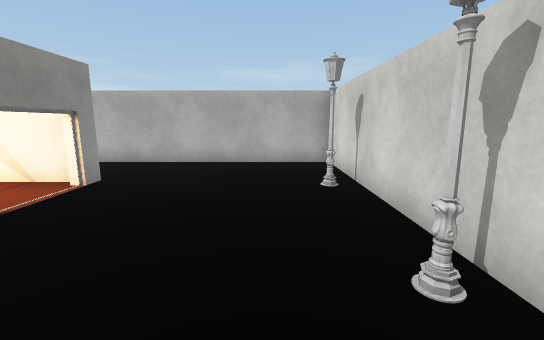
View 1 (above)

22 first-person views from a walk through a scene from a Unity 3-D project. The camera is 1.4 m above the floor, tilts 10° down and sees 90° across. Doors are open. The floor is counted in squares, 1 m on a side. Each view is taken from the middle of a square. On the plan, view 1 faces up. The plan holds only what a view shows up to about 13 squares ahead; the rest is blank. Some animated figures are not drawn. Surface patterns are stand-ins for the level's own textures.

View 2
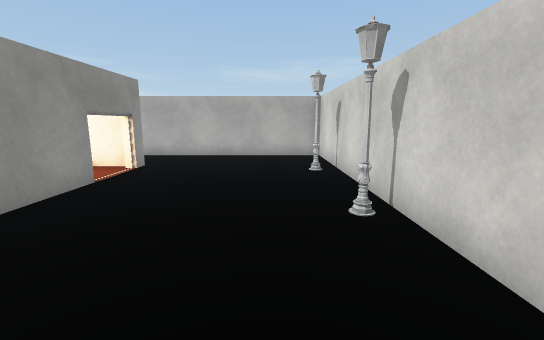

View 3
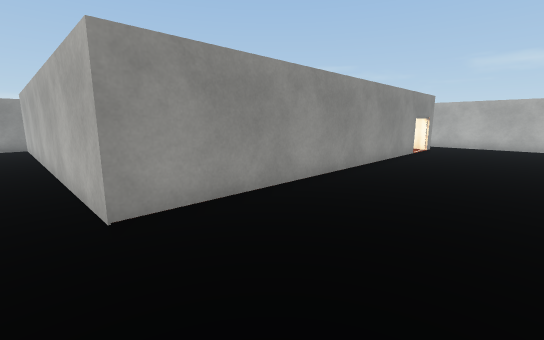

View 4
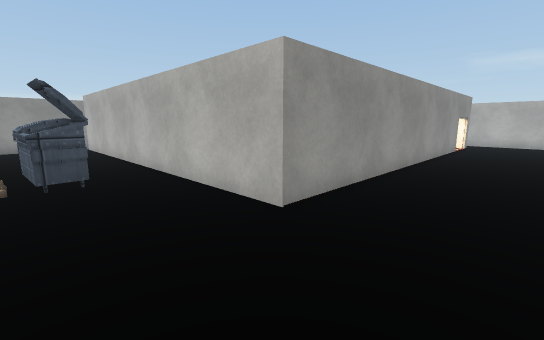

View 5
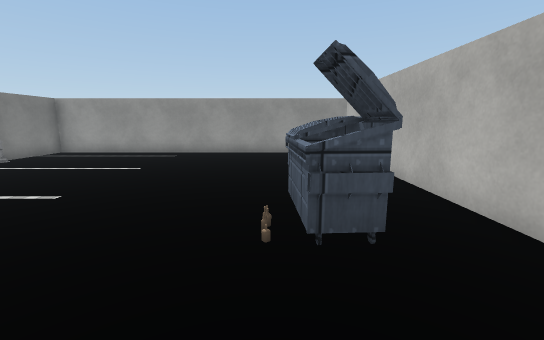

View 6
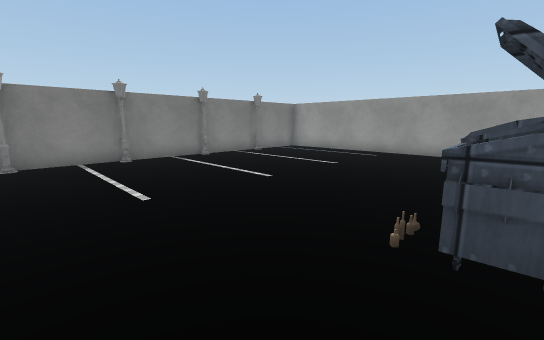

View 7
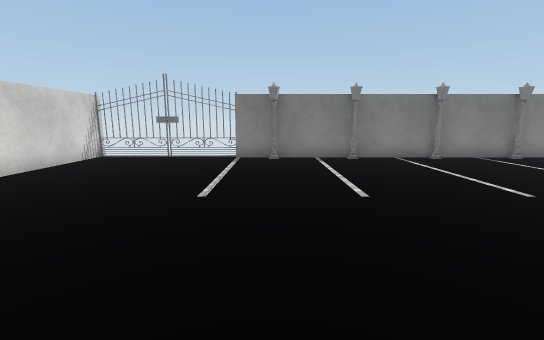

View 8
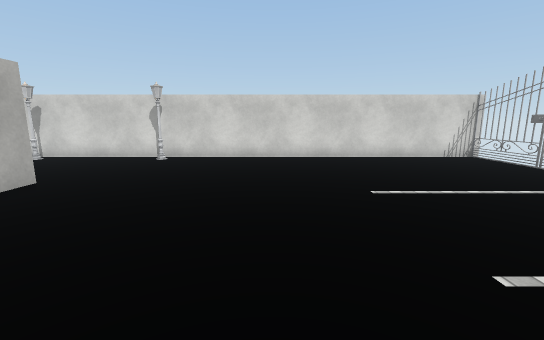

View 9
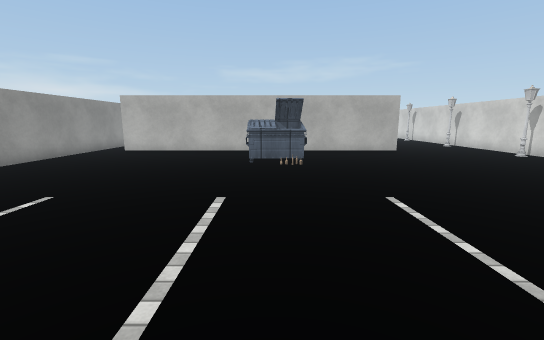

View 10
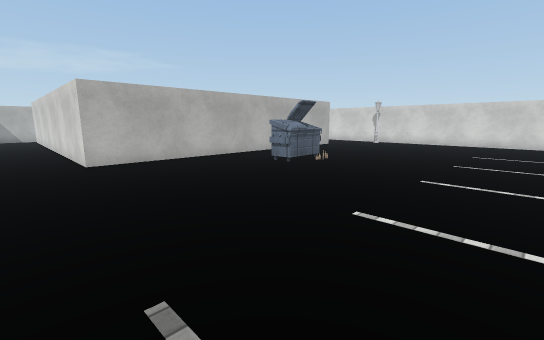

View 11
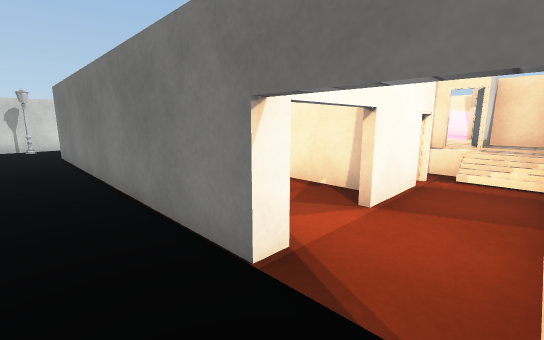

View 12
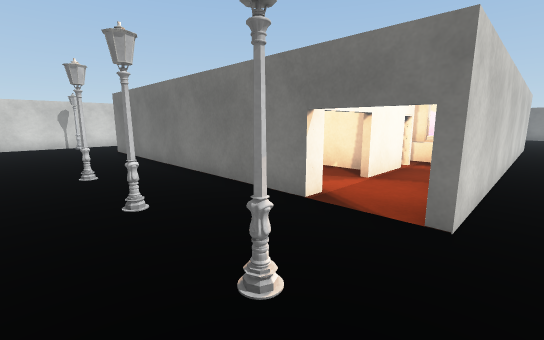

View 13
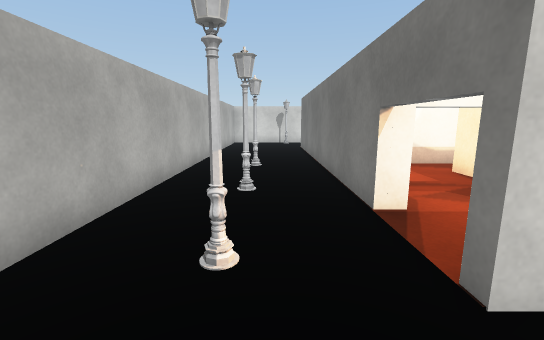

View 14
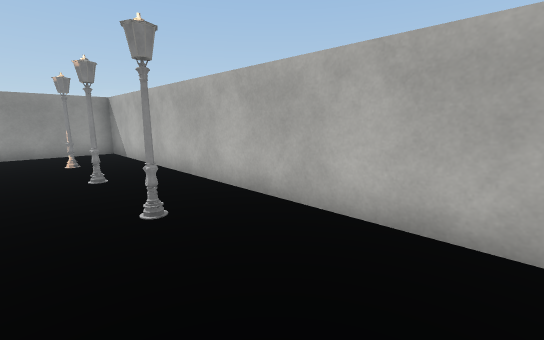

View 15
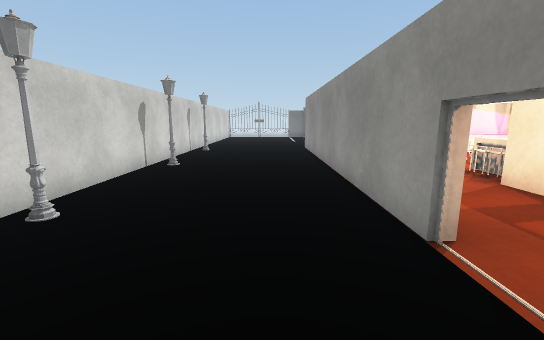

View 16
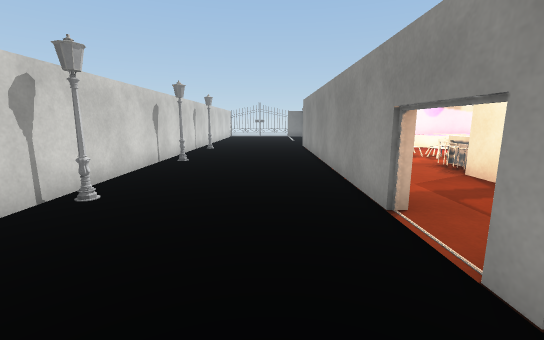

View 17
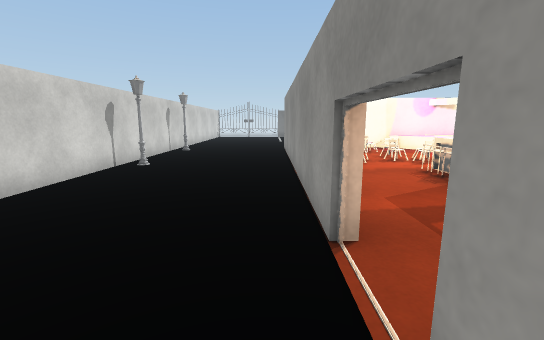

View 18
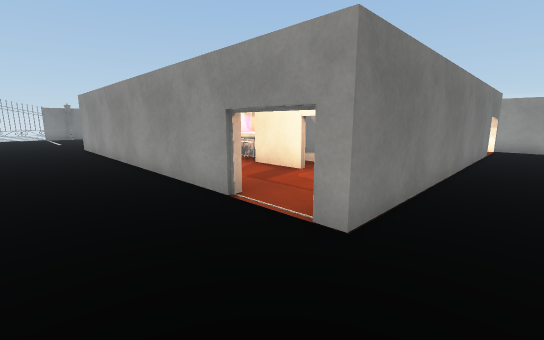

View 19
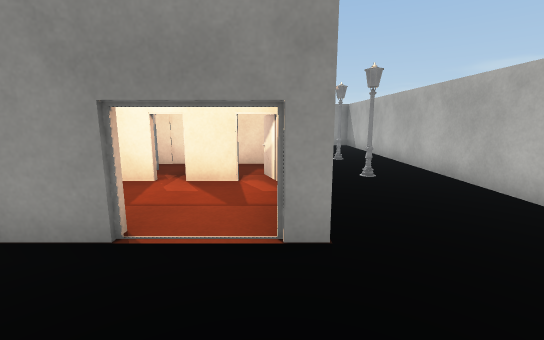

View 20
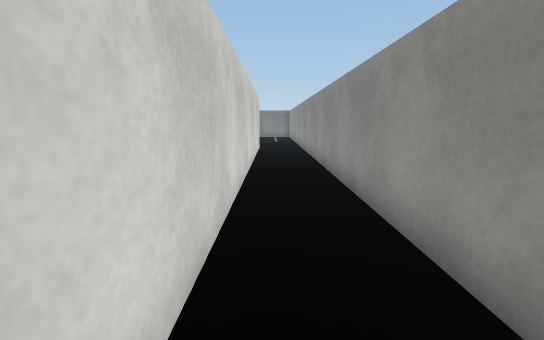

View 21
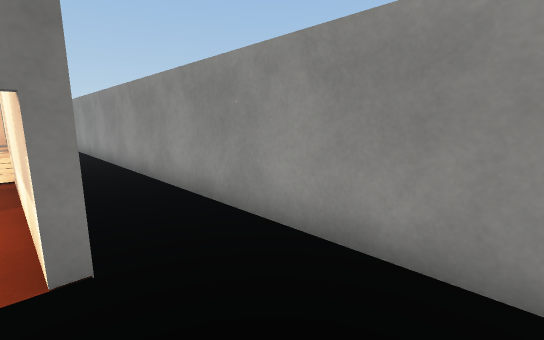

View 22
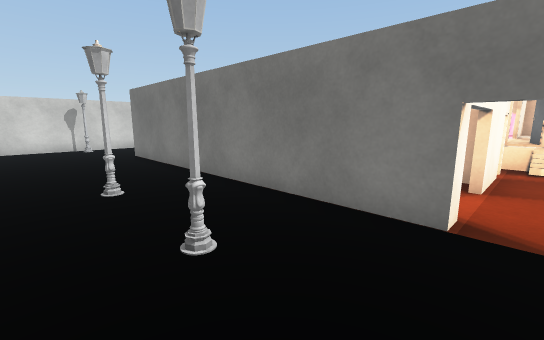

### Floor plan
Ten units are one square. View 1 is at (0, 0); x grows to the right and y downward. Boxes are objects, and circles mark ways between rooms. Rooms are numbered by the first view taken in them; rooms with no view inside come last. Other rooms are left out.
<svg viewBox="-181 -101 206 311">
<path fill="none" stroke="#000" d="M-140 18 -140 8M-91 -16 -91 -30M-154 16 -154 -56 -124 -56M-126 -25 -104 -25M-34 201 20 201M-96 -56 -36 -56 -36 72 -154 72 -154 34M-12 200 -4 202M-12 202 -4 200M3 202 12 200M20 205 20 -96 -176 -96 -176 198 -35 198M-134 -8 -134 -56M-151 -56 -151 -4M-152 -2 -137 -2"/>
<rect x="-155" y="195" width="10" height="10" fill="#bbb"><title>streetlight</title></rect>
<rect x="-145" y="-85" width="10" height="10" fill="#bbb"><title>streetlight</title></rect>
<rect x="-115" y="195" width="10" height="10" fill="#bbb"><title>streetlight</title></rect>
<rect x="-115" y="-85" width="10" height="10" fill="#bbb"><title>streetlight</title></rect>
<rect x="-105" y="85" width="30" height="20" fill="#bbb"><title>dumpster</title></rect>
<rect x="-85" y="195" width="10" height="10" fill="#bbb"><title>streetlight</title></rect>
<rect x="-85" y="-85" width="10" height="10" fill="#bbb"><title>streetlight</title></rect>
<rect x="-55" y="195" width="10" height="10" fill="#bbb"><title>streetlight</title></rect>
<rect x="5" y="75" width="10" height="10" fill="#bbb"><title>streetlight</title></rect>
<rect x="5" y="25" width="10" height="10" fill="#bbb"><title>streetlight</title></rect>
<rect x="5" y="-25" width="10" height="10" fill="#bbb"><title>streetlight</title></rect>
<rect x="5" y="-65" width="10" height="10" fill="#bbb"><title>streetlight</title></rect>
<circle cx="-130" cy="-45" r="3" fill="#2a7"/>
<text x="-80" y="80">1</text>
<text x="-140" y="-20">2</text>
</svg>
Room 1 opens to room 2.

Where each view was taken, in squares from view 1:
view 1: 0 up, 0 right, facing up
view 2: 2 down, 0 right, facing up
view 3: 8 down, 0 right, facing up-left
view 4: 10 down, 1 left, facing up-left
view 5: 10 down, 5 left, facing left
view 6: 9 down, 5 left, facing down-left
view 7: 9 down, 5 left, facing down
view 8: 12 down, 9 left, facing right
view 9: 19 down, 9 left, facing up
view 10: 16 down, 17 left, facing up-right
view 11: 7 up, 15 left, facing down-right
view 12: 9 up, 16 left, facing down-right
view 13: 7 up, 17 left, facing right
view 14: 6 up, 4 left, facing up-left
view 15: 6 up, 2 left, facing down
view 16: 7 up, 2 left, facing down
view 17: 6 up, 3 left, facing down
view 18: 7 up, 1 left, facing down-left
view 19: 5 up, 1 left, facing left
view 20: 6 up, 16 left, facing down
view 21: 8 up, 15 left, facing down-left
view 22: 9 up, 14 left, facing down-right
